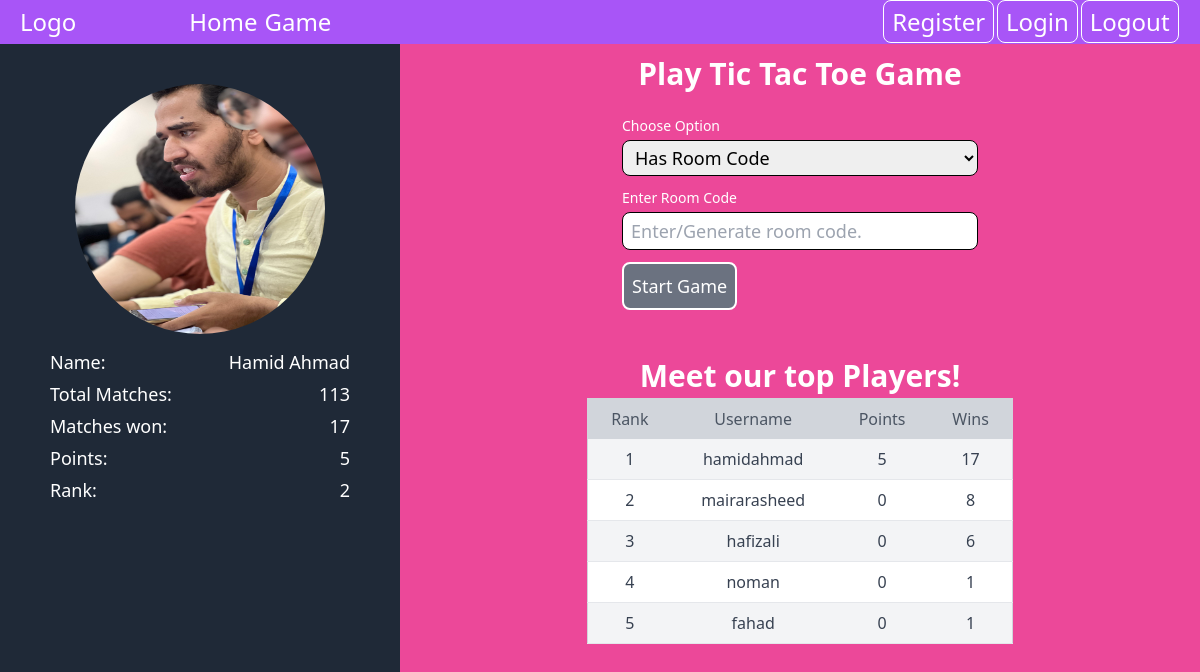
The page / (signed in) on the database its author committed.
### home/models.py (models this page shows)
class Profile(models.Model):
    user = models.OneToOneField(User, on_delete=models.CASCADE, related_name="profile")
    image = models.ImageField(verbose_name="user_image", blank=True, null=True, upload_to="profile/")
    wins = models.IntegerField(default=0)
    draws = models.IntegerField(default=0)
    losts = models.IntegerField(default=0)
    points = models.IntegerField(default=0)
    total_matches = models.IntegerField(default=0)
    rank = models.IntegerField()

### home/views.py (the view, shortened to what this page needs)
# urls.py: 2. Add a URL to urlpatterns:  path('', views.home, name='home')
@login_required
def home(request):
    try:
        top_profiles = Profile.objects.order_by('-points')
        user = request.user
        first_name = user.first_name
        username = user.username
        profile = Profile.objects.filter(user=user).first()
        print(first_name, username, profile)
        context = {'first_name':first_name, 'username':username, 'profile':profile, 'top_profiles':top_profiles}
        return render(request, "pages/home.html", context)
    except Exception as e:
        print(e)
        return HttpResponse("Internal server error")

### templates/pages/home.html (shortened to what this page needs)
{% extends 'index.html' %}
{% block start %}
    <div style="min-height: 100vh;" class="bg-pink-500 grid grid-cols-12 grid-rows grid-rows-2 sm:grid-rows-1 ">
        <div class="col-span-12 sm:col-span-5 md:col-span-4 bg-gray-800 text-white md:px-6 md:py-10 lg:px-5 lg:py-13 sm:px-7 px-2 py-2 flex flex-col items-center">
            <div class="mb-3 flex flex-col items-center relative">
                {% if profile.image %}
                    <img id="image" ondblclick="uploadImage()" class="h-[150px] w-[150px] sm:h-[200px] md:h-[250px] sm:w-[200px] md:w-[250px] rounded-full" class="h-[100px]" src="{{profile.image.url}}" alt="">
                {% else %}
                    {% load static %}
                {% endif %}
            </div>
            <div class="w-[200px] sm:w-[250px] md:w-[300px] flex flex-col">
                <div class="flex justify-between text-lg my-[2px]"><p>Name: </p><p>{{first_name}}</p></div>
                <div class="flex justify-between text-lg my-[2px]"><p>Total Matches:</p><p>{{profile.total_matches}}</p></div>
                <div class="flex justify-between text-lg my-[2px]"><p>Matches won: </p><p>{{profile.wins}}</p></div>
                <div class="flex justify-between text-lg my-[2px]"><p>Points: </p><p>{{profile.points}}</p></div>
                <div class="flex justify-between text-lg my-[2px]"><p>Rank: </p><p>{{profile.rank}}</p></div>
            </div>
        </div>
        <div class="col-span-12 sm:col-span-7 md:col-span-8 flex flex-col items-center md:px-6 md:py-4 lg:px-5 lg:py-3 sm:px-3 px-2 py-2">
            <div>
                <h1 class="text-3xl text-white font-bold text-center">Play Tic Tac Toe Game</h1>
            </div>
            <div class="flex justify-center my-4 w-[90%] sm:w-[70%] md:w-[50%] ">
                <form method="post" class="w-full md:px-3 text-lg text-white">
                    <div class="my-2">
                        <label for="player1" class="block text-sm font-medium ">Choose Option</label>
                        <select class="text-black w-full px-2 py-1 rounded-lg my-1 outline-none border-[1px] border-black" name="option" id="selection" onchange="generateRoomID()">
                            <option value="1">Has Room Code</option>
                        </select>
                    </div>
                    <div class="my-2">
                        <label for="player1" class="block text-sm font-medium ">Enter Room Code</label>
                        <input class="w-full px-2 py-1 rounded-lg my-1 text-black outline-none border-[1px] border-black" name="room_code" type="text" placeholder="Enter/Generate room code." id="room_code_input">
                    </div>
                    <div class="my-2">
                        <button type="submit" class="bg-gray-500 border-2 border-white hover:bg-gray-700 text-white duration-500 px-2 py-2 rounded-lg">Start Game</>
                    </div>
                </form>
            </div>
            <div class="w-full mt-5 flex flex-col items-center" >
                {% if top_profiles %}
                    <div>
                        <h1 class="text-3xl text-white font-bold text-center my-1">Meet our top Players!</h1>
                    </div>
                    <div class="overflow-x-auto w-[90%] md:sm-[80%] md:w-[70%] flex justify-center ">
                        <table class="min-w-[80%] table-auto border-collapse border border-gray-300 rounded-lg">
                            <thead class="bg-gray-300">
                                <tr>
                                    <th class="px-4 py-2 text-left text-gray-600 font-medium text-center">Rank</th>
                                    <th class="px-4 py-2 text-left text-gray-600 font-medium text-center">Username</th>
                                    <th class="px-4 py-2 text-left text-gray-600 font-medium text-center">Points</th>
                                    <th class="px-4 py-2 text-left text-gray-600 font-medium text-center">Wins</th>
                                </tr>
                            </thead>
                            <tbody>
                            {% for p in top_profiles %}
                                    <tr class="odd:bg-gray-100 even:bg-white border-b hover:bg-gray-50">
                                        <td class="px-4 py-2 text-gray-700 text-center">{{forloop.counter}}</td>
                                        <td class="px-4 py-2 text-gray-700 text-center">
                                            <a class="cursor-pointer" href="user/{{p.user.id}}">{{p.user.username}}</a>
                                        </td>
                                        <td class="px-4 py-2 text-gray-700 text-center">
                                            {{p.points}}
                                        </td>
                                        <td class="px-4 py-2 text-gray-700 text-center">
                                            {{p.wins}}
                                        </td>
                                    </tr>
                                    {% endfor %}
                                </tbody>
                            </table>
                        </div>
                    </div>
                {% endif %}
            </div>
        </div>
{% endblock start %}

### templates/index.html (shortened to what this page needs)
<!DOCTYPE html>
<html lang="en">
<head>
    <script src="https://cdn.tailwindcss.com"></script>
<link rel="stylesheet" type="text/css" href="https://common.olemiss.edu/_js/sweet-alert/sweet-alert.css">
</head>
<body>
    {% include "components/header.html" %}
    {% block start %}
    {% endblock start %}
</body>
</html>

### templates/components/header.html
<div class="hidden w-[100%] bg-purple-500 md:flex flex-around text-white text-xl lg:text-2xl lg:py-[6px] md:py-[4px] py-[3px] px-3 md:px-4 lg:px-5">
    <div class="md:basis-[15%]">
        Logo
    </div>
    <div class="md:basis-[45%]">
        <ul class="flex md:w-[40%] lg:w-[30%] justify-around">
            <li><a class="hover:text-gray-500 duration-500" href="/">Home</a></li>
            <li><a class="hover:text-gray-500 duration-500" href="">Game</a></li>
        </ul>
    </div>
    <div class="md:basis-[45%] flex justify-end">
        <div class="flex justify-around items-center md:w-[60%] float-right">
            <div>
                <a class="border-[1px] border-white rounded-lg md:px-2 md:py-1
                hover:text-gray-500 duration-500" href="{% url 'register' %}">Register</a>
            </div>
            <div>
                <a class="border-[1px] border-white rounded-lg md:px-2 md:py-1
                hover:text-gray-500 duration-500" href="{% url 'login' %}">Login</a>
            </div>
            <div>
                <a class="border-[1px] border-white rounded-lg md:px-2 md:py-1
                hover:text-gray-500 duration-500" href="{% url 'logout' %}">Logout</a>
            </div>
        </div>
    </div>
</div>

### rows shown on the page
Profile: image (picture), total_matches "113", wins "17", points "5", rank "2", user.username "hamidahmad"
Profile: user.username "mairarasheed", points "0", wins "8"
Profile: user.username "hafizali", points "0", wins "6"
Profile: user.username "noman", points "0", wins "1"
Profile: user.username "fahad", points "0", wins "1"

### other values the page prints
{{ first_name }} "Hamid Ahmad"
